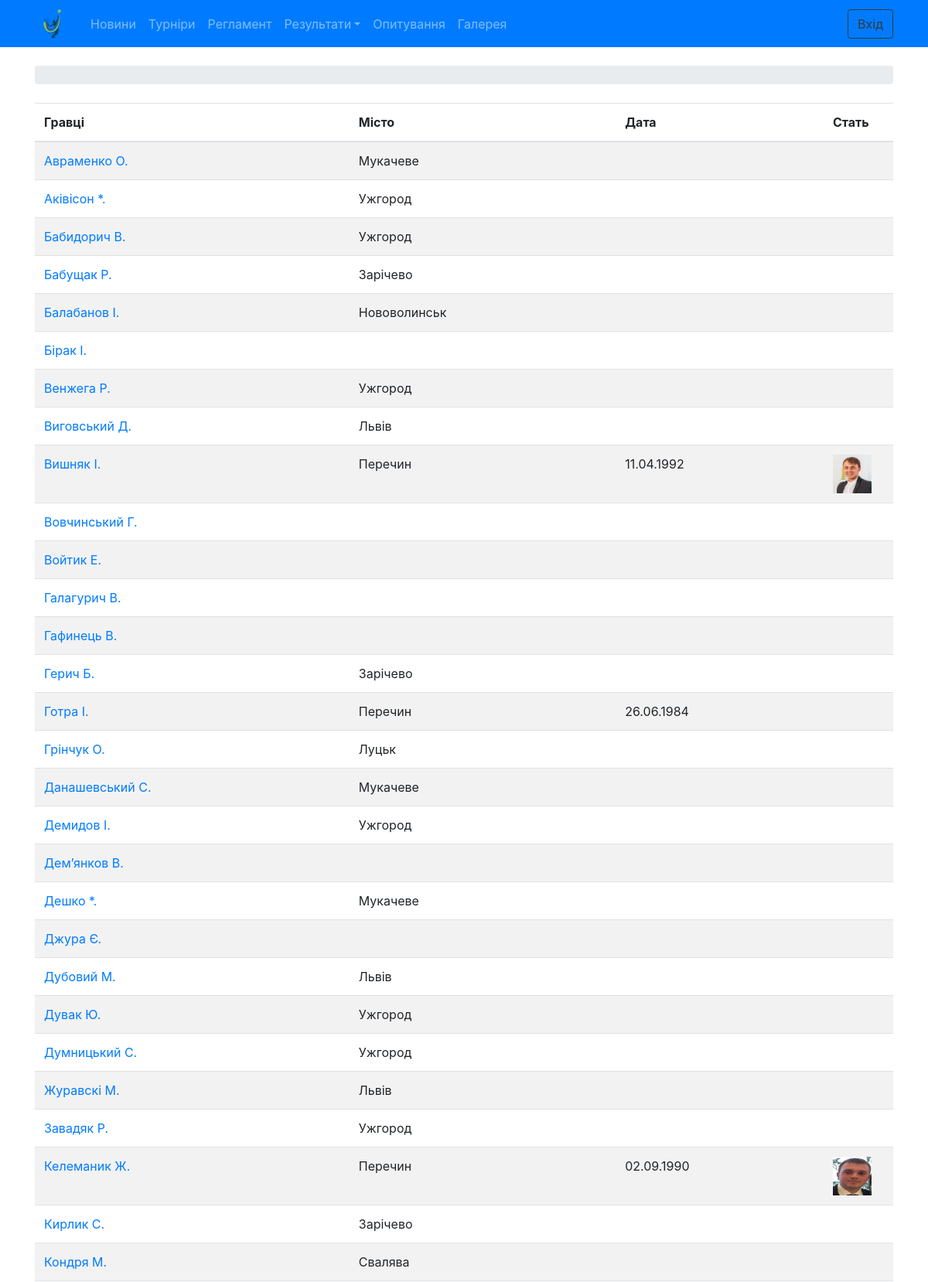
The app's page /TennisUz/players/list (upper part) with its own data.
### TennisUz/models.py (models this page shows, shortened)
class Player(models.Model):
    person = models.OneToOneField(Person, on_delete=models.CASCADE)
    is_profy = models.BooleanField(default=False)
    d_start = models.DateField(blank='TRUE', null='True')
    hand = models.ForeignKey(Hand, on_delete=models.SET_NULL, blank='TRUE', null='True')
    backhand = models.ForeignKey(Backhand, on_delete=models.SET_NULL, blank='TRUE', null='True')
    racket = models.ForeignKey(Rackets, on_delete=models.SET_NULL, blank='TRUE', null='True')
    strings = models.ForeignKey(Strings, on_delete=models.SET_NULL, blank='TRUE', null='True')
    shoes = models.ForeignKey(Shoes, on_delete=models.SET_NULL, blank='TRUE', null='True')
    balls =models.ForeignKey(Balls, on_delete=models.SET_NULL, blank='TRUE', null='True')
    atp_players = models.CharField(max_length=50,blank='TRUE', null='True')
    class Meta:
        verbose_name = 'Гравець'
        verbose_name_plural = 'Гравці'
        ordering = ('-person',)

class Person(models.Model):
    ss = (
        ('M','male',),
        ('F','female'),
    )
    sex = models.CharField(max_length=50,choices=ss, default='M')
    first_name = models.CharField(max_length=50, blank='TRUE', null='True')
    last_name = models.CharField(max_length=50, blank='TRUE', null='True')
    user = models.OneToOneField(User, on_delete=models.CASCADE,blank=True,null=True)
    is_admin = models.BooleanField(default=False)
    email = models.EmailField(blank=True,null=True)
    foto = models.ImageField('Фото', upload_to='images', blank=True,null=True)
    d_birth = models.DateField(blank=True,null=True)
    city = models.ForeignKey(City, on_delete=models.SET_NULL, blank='TRUE', null='True')
    class Meta:
        verbose_name = 'Фізична особа'
        verbose_name_plural = 'Фізичні особи'
        ordering = ('last_name','first_name',)
    def full_name(self):
        return self.last_name + ' '+ self.first_name[:1]+'.'
    def __str__(self):
        return self.full_name()

class City(models.Model):
    name = models.CharField(max_length=200)
    region = models.ForeignKey(Region, on_delete=models.SET_NULL, blank='TRUE', null='True')
    post_code = models.IntegerField(default=0)
    class Meta:
        verbose_name = 'Місто'
        verbose_name_plural = 'Міста'
        ordering = ('name',)
    def __str__(self):
        return self.name

### TennisUz/views.py (the view)
# urls.py: path('players/list', views.players, name='players'),
def players(request):
    players_list = Player.objects.all().order_by('person')
    return render(request, 'players/list.html', {'players_list' : players_list})

### templates/players/list.html (shortened to what this page needs)
{% extends 'base.html' %}
{% load static %}
{% block content %}
   <div class="table-responsive">
    <table class="table table-striped">
      <thead >
        <tr >
          <th>Гравці</th>
          <th>Місто</th>
          <th>Дата</th>
          <th>Стать</th>
        </tr>
      </thead>
      <tbody>
      {% for r in players_list %}
        <tr>
          <td><a href="{% url 'player_info' r.pk  %}"> {{ r.person }} </a></td>
          <td>{{ r.person.city|default_if_none:""  }}</td>
          <td>{{ r.person.d_birth|date:"d.m.Y" }}</td>
          <td width="50px">
              {% if r.person.foto %}
             <img height="50px" width="50px"  src="{{r.person.foto.url }}" alt="{{ r.person }}"></a>
                  {% endif %}
         </td>
        </tr>
       {% endfor %}
      </tbody>
    </table>
  </div>
</div>
{% endblock %}

### templates/base.html (shortened to what this page needs)
{% load static %}
<!DOCTYPE html>
<html lang="en">
<head>
    <link rel="stylesheet" href="{% static 'css1/testStyle.css' %}">
    <link rel="stylesheet" href="{% static 'css1/bootstrap.min.css' %}">
</head>
<body>
{% block body %}
 {% block nav_panel %}
 <nav class="navbar navbar-expand-sm bg-primary navbar-dark sticky-top " style="padding-top: 2px; padding-bottom: 1px">
    <div class="container " >
 <a class="navbar-brand" href="{% url 'index' %}"> <img src="{% static 'img/2.png' %}" height="48px"> </a>
          <ul class="navbar-nav " >
             <li class="nav-item">
                <a class="nav-link" href="{% url 'news_index' %}">Новини</a>
             </li>
              <li class="nav-item">
                <a class="nav-link" href="{% url 'tourney_index' %}">Турніри</a>
             </li>
               <li class="nav-item">
                <a class="nav-link" href="{% url 'tourney_rules' %}">Регламент</a>
             </li>
             <li class="nav-item dropdown">
                <a class="nav-link dropdown-toggle" href="#" id="navbardrop" data-toggle="dropdown">Результати</a>
             </li>
             <li class="nav-item">
                <a class="nav-link" href="{% url 'poll_index' %}">Опитування</a>
             </li>
             <li class="nav-item">
                <a class="nav-link" href="{% url 'foto_index' %}">Галерея</a>
             </li>
          </ul>
<div class="collapse navbar-collapse" id="mainMenu">
      {% if user.is_authenticated %}
        <ul class="navbar-nav ml-auto">
          <li class="nav-item dropdown">
            <a class="nav-link dropdown-toggle" href="#" id="userMenu" data-toggle="dropdown" aria-haspopup="true" aria-expanded="false">
             {% if user.person.foto %}
              <img src="{{ user.person.foto.url }}" style="height: 44px" class="rounded-circle">
             {% endif %}
                {{ user.person.first_name}} {{ user.person.last_name }}
            </a>
            <div class="dropdown-menu dropdown-menu-right" aria-labelledby="userMenu">
              <a class="dropdown-item" href="#">Мій аккаунт</a>
{% if user.person.is_admin  %}
              <a class="dropdown-item" href="{% url 'admin:index' %}"> Адміністрування</a>
{% endif %}
              <div class="dropdown-divider"></div>
              <a class="dropdown-item" href="{% url 'logout' %}">Вихід</a>
            </div>
          </li>
        </ul>
      {% else %}
        <form class="form-inline ml-auto">
          <a href="{% url 'login' %}" class="btn btn-outline-dark">Вхід</a>
        </form>
      {% endif %}
</div>
  </div>
</nav>
 {% endblock %}
{% block content_fluid %}
 <div class="container">
    {% block second_nav %}
        <ol class="breadcrumb my-4">
        </ol>
    {% endblock %}
    {% block content %}
    {% endblock %}
    {% endblock  %}
{% endblock %}
</body>
</html>

### static/css1/testStyle.css (style rules this page uses)
li a { color: #802b48; }

### records on screen
Player: person "Авраменко О.", person.city "Мукачеве"
Player: person "Аківісон *.", person.city "Ужгород"
Player: person "Бабидорич В.", person.city "Ужгород"
Player: person "Бабущак Р.", person.city "Зарічево"
Player: person "Балабанов І.", person.city "Нововолинськ"
Player: person "Бірак І."
Player: person "Венжега Р.", person.city "Ужгород"
Player: person "Виговський Д.", person.city "Львів"
Player: person "Вишняк І.", person.city "Перечин", person.d_birth "11.04.1992", person.foto (picture)
Player: person "Вовчинський Г."
Player: person "Войтик Е."
Player: person "Галагурич В."
Player: person "Гафинець В."
Player: person "Герич Б.", person.city "Зарічево"
Player: person "Готра І.", person.city "Перечин", person.d_birth "26.06.1984"
Player: person "Грінчук О.", person.city "Луцьк"
Player: person "Данашевський С.", person.city "Мукачеве"
Player: person "Демидов І.", person.city "Ужгород"
Player: person "Дем’янков В."
Player: person "Дешко *.", person.city "Мукачеве"
Player: person "Джура Є."
Player: person "Дубовий М.", person.city "Львів"
Player: person "Дувак Ю.", person.city "Ужгород"
Player: person "Думницький С.", person.city "Ужгород"
Player: person "Журавскі М.", person.city "Львів"
Player: person "Завадяк Р.", person.city "Ужгород"
Player: person "Келеманик Ж.", person.city "Перечин", person.d_birth "02.09.1990", person.foto (picture)
Player: person "Кирлик С.", person.city "Зарічево"
Player: person "Кондря М.", person.city "Свалява"
